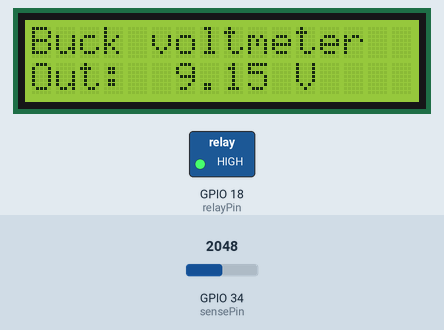
Simulated run of this sketch. Board: ESP32. Shown: 16×2 character LCD, switched loads named in the sketch (green lamp = pin HIGH). The test bench sets the inputs (shaded band); at power-on: GPIO 34 (sensePin) = 2048. What the sketch prints to the serial monitor is not drawn.

Above: at 1.2 s.
1.3 s: GPIO 34 (sensePin) set to 2866
At 1.8 s:
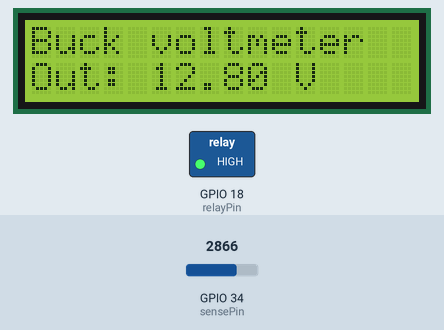
2.8 s: GPIO 34 (sensePin) set to 3603
At 3.3 s:
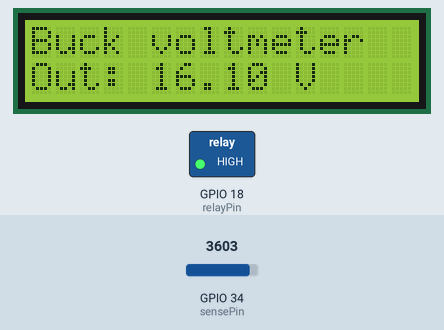
4.4 s: GPIO 34 (sensePin) set to 4095
At 6.0 s:
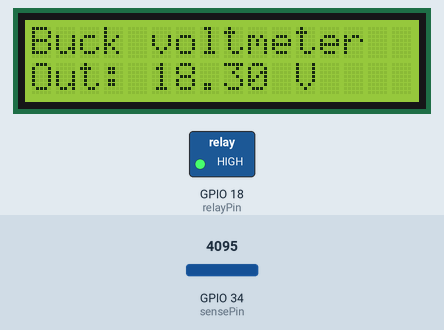
Timing chart, 0 to 7.5 s (numbered marks = the images above; inputs shaded):
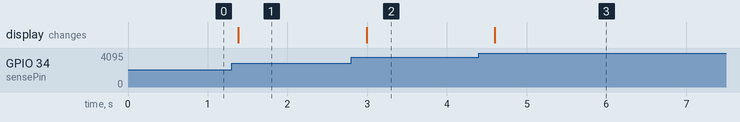

Measured:
- after the input at 1.3 s, the display: changes after 0.09 s (image 1)
- after the input at 2.8 s, the display: changes after 0.19 s (image 2)
- after the input at 4.4 s, the display: changes after 0.20 s (image 3)

The sketch:

buck_voltmeter.ino
```cpp
#include <Wire.h>
#include <LiquidCrystal_I2C.h>

// Temporary sketch: reads the buck converter's output through a voltage
// divider so it can be set to 12V without a multimeter.

LiquidCrystal_I2C lcd(0x27, 16, 2);  // if blank, try 0x3F

const int sensePin = 34;        // ADC1, input-only
const int relayPin = 18;
const float R_TOP = 10000.0;    // resistor from buck OUT+ to GPIO34
const float R_BOTTOM = 2200.0;  // resistor from GPIO34 to GND

void setup() {
  Serial.begin(115200);
  analogSetPinAttenuation(sensePin, ADC_11db);

  pinMode(relayPin, OUTPUT);
  digitalWrite(relayPin, HIGH);  // keep relay (fan) off

  lcd.init();
  lcd.backlight();
  lcd.setCursor(0, 0);
  lcd.print("Buck voltmeter");
}

void loop() {
  uint32_t sum = 0;
  for (int i = 0; i < 64; i++) sum += analogReadMilliVolts(sensePin);
  float pinVolts = sum / 64.0 / 1000.0;
  float volts = pinVolts * (R_TOP + R_BOTTOM) / R_BOTTOM;

  Serial.printf("%.2f V\n", volts);
  lcd.setCursor(0, 1);
  lcd.printf("Out: %5.2f V   ", volts);
  delay(300);
}
```
